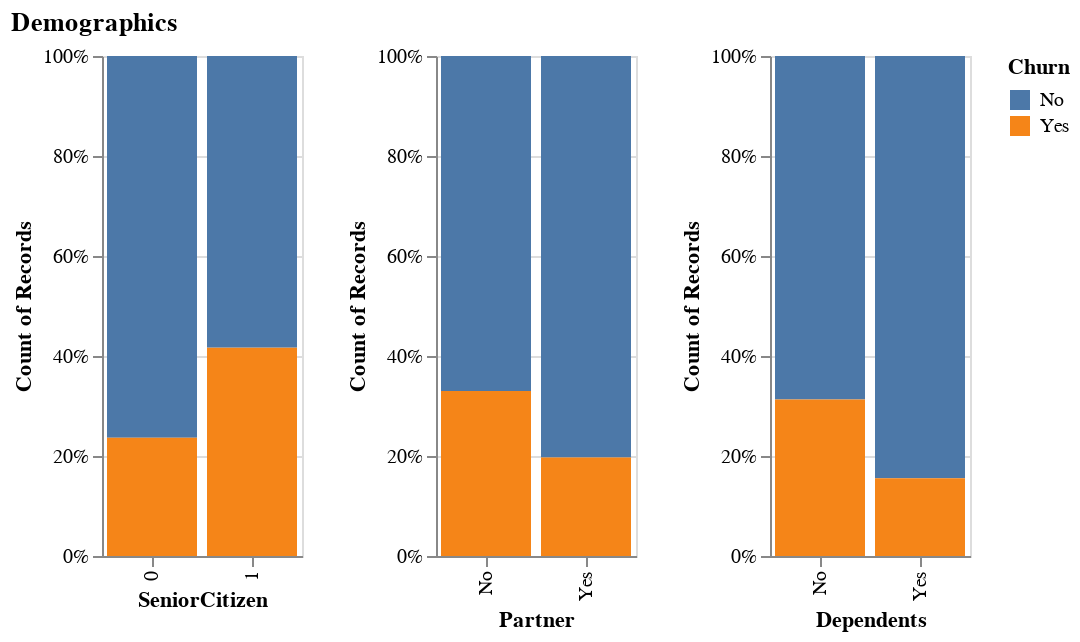

The notebook cell saved with this chart:
### Code cell
# Demographics
c = charts["SeniorCitizen"] | charts["Partner"] | charts["Dependents"]
c = c.properties(title="Demographics")
# c.save(f"imgs/demographics_churn.png", ppi=200)
c.display()

### Figure 1 — Vega specification as saved in the notebook (floating-point values rounded to 4 significant figures)
{"$schema": "https://vega.github.io/schema/vega/v5.json", "data": [{"name": "source_0"}, {"name": "data_1", "values": [{"Churn": "No", "SeniorCitizen": 0, "__count_end": 1.0, "__count_start": 0.2365}, {"Churn": "Yes", "SeniorCitizen": 0, "__count_end": 0.2365, "__count_start": 0.0}, {"Churn": "Yes", "SeniorCitizen": 1, "__count_end": 0.4168, "__count_start": 0.0}, {"Churn": "No", "SeniorCitizen": 1, "__count_end": 1.0, "__count_start": 0.4168}]}, {"name": "data_2", "values": [{"Churn": "No", "Partner": "Yes", "__count_end": 1.0, "__count_start": 0.1972}, {"Churn": "No", "Partner": "No", "__count_end": 1.0, "__count_start": 0.3298}, {"Churn": "Yes", "Partner": "No", "__count_end": 0.3298, "__count_start": 0.0}, {"Churn": "Yes", "Partner": "Yes", "__count_end": 0.1972, "__count_start": 0.0}]}, {"name": "data_3", "values": [{"Churn": "No", "Dependents": "No", "__count_end": 1.0, "__count_start": 0.3128}, {"Churn": "Yes", "Dependents": "No", "__count_end": 0.3128, "__count_start": 0.0}, {"Churn": "No", "Dependents": "Yes", "__count_end": 1.0, "__count_start": 0.1553}, {"Churn": "Yes", "Dependents": "Yes", "__count_end": 0.1553, "__count_start": 0.0}]}, {"name": "data_1_color_domain_Churn_0", "values": [{"Churn": "No"}, {"Churn": "Yes"}]}, {"name": "data_2_color_domain_Churn_1", "values": [{"Churn": "No"}, {"Churn": "Yes"}]}, {"name": "data_3_color_domain_Churn_2", "values": [{"Churn": "No"}, {"Churn": "Yes"}]}, {"name": "source_0_concat_0_x_domain_SeniorCitizen", "values": [{"SeniorCitizen": 0, "sort_field": 5890}, {"SeniorCitizen": 1, "sort_field": 1142}]}, {"name": "source_0_concat_1_x_domain_Partner", "values": [{"Partner": "Yes", "sort_field": 3393}, {"Partner": "No", "sort_field": 3639}]}, {"name": "source_0_concat_2_x_domain_Dependents", "values": [{"Dependents": "No", "sort_field": 4933}, {"Dependents": "Yes", "sort_field": 2099}]}], "signals": [{"name": "childWidth", "value": 100}], "marks": [{"type": "group", "name": "concat_0_group", "encode": {"update": {"width": {"signal": "childWidth"}, "height": {"signal": "height"}}}, "marks": [{"type": "rect", "name": "concat_0_marks", "from": {"data": "data_1"}, "encode": {"update": {"fill": {"field": "Churn", "scale": "color"}, "x": {"field": "SeniorCitizen", "scale": "concat_0_x"}, "width": {"signal": "max(0.25, bandwidth('concat_0_x'))"}, "y": {"field": "__count_end", "scale": "concat_0_y"}, "y2": {"field": "__count_start", "scale": "concat_0_y"}}}, "style": ["bar"]}], "axes": [{"scale": "concat_0_y", "domain": false, "grid": true, "gridScale": "concat_0_x", "tickCount": {"signal": "ceil(height/40)"}, "zindex": 0, "aria": false, "maxExtent": 0, "orient": "left", "labels": false, "minExtent": 0, "ticks": false}, {"scale": "concat_0_x", "labelAlign": "right", "orient": "bottom", "labelAngle": 270, "labelBaseline": "middle", "zindex": 0, "title": "SeniorCitizen", "grid": false}, {"scale": "concat_0_y", "tickCount": {"signal": "ceil(height/40)"}, "title": "Count of Records", "zindex": 0, "grid": false, "format": ".0%", "labelOverlap": true, "orient": "left"}], "style": "cell"}, {"type": "group", "name": "concat_1_group", "encode": {"update": {"width": {"signal": "childWidth"}, "height": {"signal": "height"}}}, "marks": [{"type": "rect", "name": "concat_1_marks", "from": {"data": "data_2"}, "encode": {"update": {"y2": {"field": "__count_start", "scale": "concat_1_y"}, "x": {"field": "Partner", "scale": "concat_1_x"}, "fill": {"field": "Churn", "scale": "color"}, "y": {"field": "__count_end", "scale": "concat_1_y"}, "width": {"signal": "max(0.25, bandwidth('concat_1_x'))"}}}, "style": ["bar"]}], "axes": [{"scale": "concat_1_y", "minExtent": 0, "ticks": false, "orient": "left", "domain": false, "tickCount": {"signal": "ceil(height/40)"}, "maxExtent": 0, "aria": false, "grid": true, "labels": false, "gridScale": "concat_1_x", "zindex": 0}, {"scale": "concat_1_x", "orient": "bottom", "title": "Partner", "labelAngle": 270, "labelBaseline": "middle", "grid": false, "labelAlign": "right", "zindex": 0}, {"scale": "concat_1_y", "grid": false, "labelOverlap": true, "zindex": 0, "tickCount": {"signal": "ceil(height/40)"}, "orient": "left", "title": "Count of Records", "format": ".0%"}], "style": "cell"}, {"type": "group", "name": "concat_2_group", "encode": {"update": {"width": {"signal": "childWidth"}, "height": {"signal": "height"}}}, "marks": [{"type": "rect", "name": "concat_2_marks", "from": {"data": "data_3"}, "encode": {"update": {"y2": {"field": "__count_start", "scale": "concat_2_y"}, "x": {"field": "Dependents", "scale": "concat_2_x"}, "fill": {"field": "Churn", "scale": "color"}, "width": {"signal": "max(0.25, bandwidth('concat_2_x'))"}, "y": {"field": "__count_end", "scale": "concat_2_y"}}}, "style": ["bar"]}], "axes": [{"scale": "concat_2_y", "orient": "left", "minExtent": 0, "aria": false, "labels": false, "tickCount": {"signal": "ceil(height/40)"}, "domain": false, "zindex": 0, "gridScale": "concat_2_x", "maxExtent": 0, "ticks": false, "grid": true}, {"scale": "concat_2_x", "orient": "bottom", "title": "Dependents", "labelAlign": "right", "grid": false, "labelBaseline": "middle", "labelAngle": 270, "zindex": 0}, {"scale": "concat_2_y", "grid": false, "title": "Count of Records", "format": ".0%", "tickCount": {"signal": "ceil(height/40)"}, "zindex": 0, "labelOverlap": true, "orient": "left"}], "style": "cell"}], "scales": [{"name": "color", "type": "ordinal", "domain": {"fields": [{"data": "data_1_color_domain_Churn_0", "field": "Churn"}, {"data": "data_2_color_domain_Churn_1", "field": "Churn"}, {"data": "data_3_color_domain_Churn_2", "field": "Churn"}], "sort": true}, "range": "category"}, {"name": "concat_0_x", "type": "band", "domain": {"data": "source_0_concat_0_x_domain_SeniorCitizen", "field": "SeniorCitizen", "sort": {"op": "max", "field": "sort_field", "order": "descending"}}, "range": [0, {"signal": "childWidth"}], "paddingOuter": 0.05, "paddingInner": 0.1}, {"name": "concat_0_y", "type": "linear", "domain": [0, 1], "range": [{"signal": "height"}, 0], "nice": true, "zero": true}, {"name": "concat_1_x", "type": "band", "domain": {"data": "source_0_concat_1_x_domain_Partner", "field": "Partner", "sort": {"op": "max", "field": "sort_field", "order": "descending"}}, "range": [0, {"signal": "childWidth"}], "paddingInner": 0.1, "paddingOuter": 0.05}, {"name": "concat_1_y", "type": "linear", "domain": [0, 1], "range": [{"signal": "height"}, 0], "nice": true, "zero": true}, {"name": "concat_2_x", "type": "band", "domain": {"data": "source_0_concat_2_x_domain_Dependents", "field": "Dependents", "sort": {"op": "max", "field": "sort_field", "order": "descending"}}, "range": [0, {"signal": "childWidth"}], "paddingInner": 0.1, "paddingOuter": 0.05}, {"name": "concat_2_y", "type": "linear", "domain": [0, 1], "range": [{"signal": "height"}, 0], "zero": true, "nice": true}], "title": {"text": "Demographics", "anchor": "start"}, "padding": 5, "background": "white", "height": 250, "layout": {"padding": 20, "bounds": "full", "align": "each"}, "legends": [{"fill": "color", "symbolType": "square", "title": "Churn"}]}
